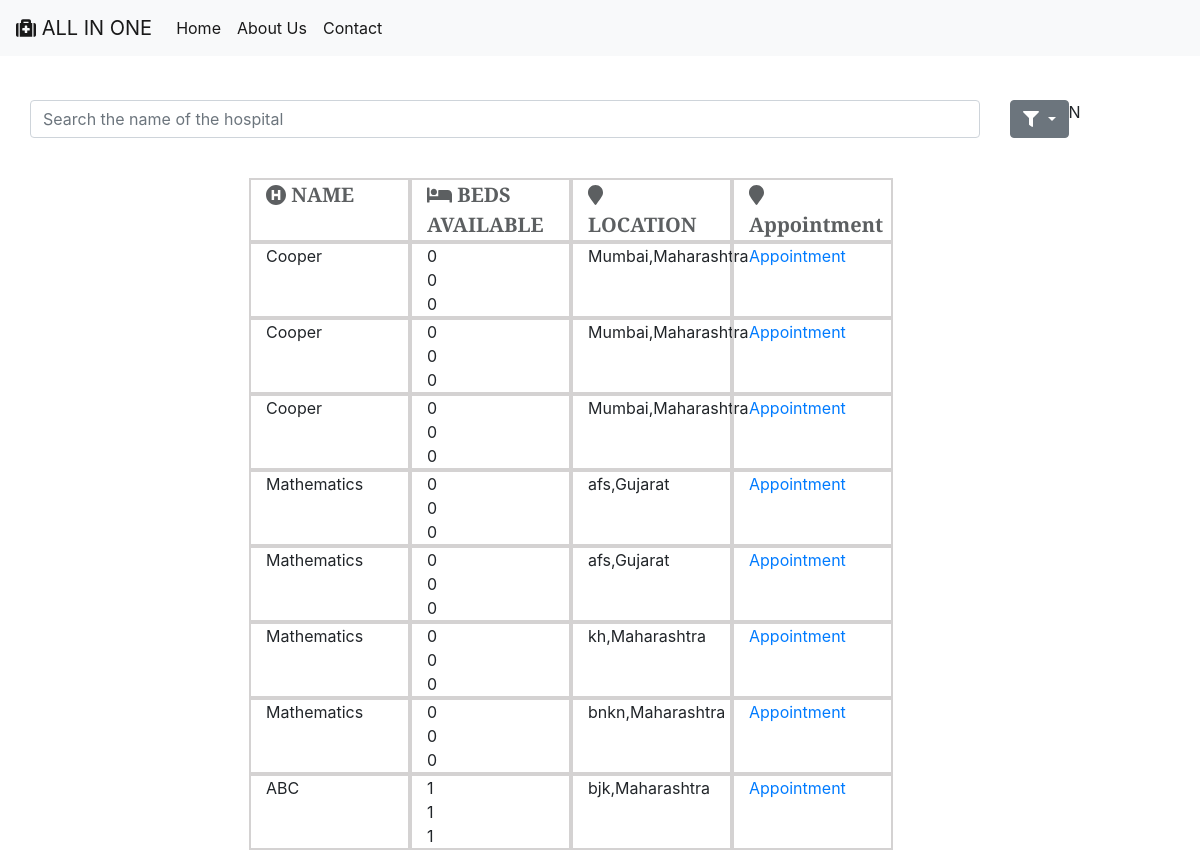
Page /Hospital/ on the earlier database version.
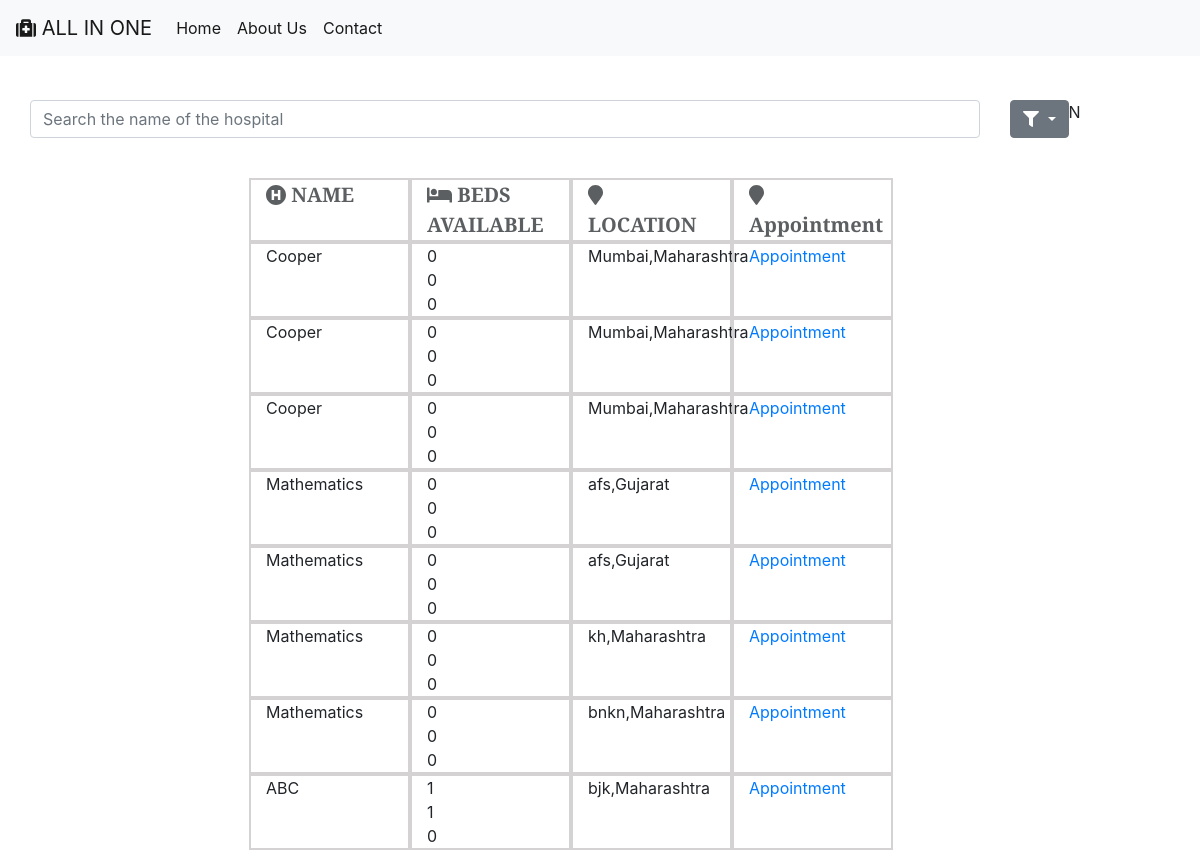
Same page on the later database version.
### Hospital/models.py (models this page shows, shortened)
class Hospital(models.Model):
    name = models.CharField(max_length=100)
    Address1 = models.CharField(max_length=250)
    Address2 = models.CharField(max_length=250)
    city = models.CharField(max_length=50)
    state = models.CharField(max_length=50)
    zip_code = models.IntegerField()
    no_of_beds_available = models.IntegerField(default=0)
    total_beds = models.IntegerField(default=0)
    type1 = models.IntegerField(default=0)
    type2 = models.IntegerField(default=0)
    type3 = models.IntegerField(default=0)
    objects = models.Manager()

### Hospital/views.py (the view, shortened to what this page needs)
# urls.py: path(r'Hospital/', views.list_hospital, name='list_hospital'),
@csrf_exempt
def list_hospital(request):
    query_set = Hospital.objects.all()
    q = request.GET.get("filter")
    return render(request, "Hospital/list_hospital.html", {'query_set': query_set})

### templates/Hospital/list_hospital.html (shortened to what this page needs)
<!DOCTYPE html>
<html>
<head>
    {% load static from staticfiles %}
    <link rel="stylesheet" type="text/css" href="{% static 'css/list_hospital.css'%}">
	<link rel="stylesheet" type="text/css" href="https://maxcdn.bootstrapcdn.com/bootstrap/4.0.0/css/bootstrap.min.css">
</head>
<body>
<nav class="navbar navbar-expand-lg navbar-light bg-light fixed-top">
  <a class="navbar-brand" href="#"><i class="fas fa-medkit"></i> ALL IN ONE</a>
  <div class="collapse navbar-collapse" id="navbarSupportedContent">
    <ul class="navbar-nav mr-auto">
      <li class="nav-item active">
        <a class="nav-link" href="#">Home <span class="sr-only">(current)</span></a>
      </li>
      <li class="nav-item active">
        <a class="nav-link" href="#">About Us <span class="sr-only">(current)</span></a>
      </li>
      <li class="nav-item active">
        <a class="nav-link" href="#">Contact <span class="sr-only">(current)</span></a>
      </li>
    </ul>
  </div>
</nav>
  <form method="GET" class="form-inline">
    <input class="form-control" name="filter" type="search" placeholder="Search the name of the hospital" style="width: 950px">
    <div class="dropdown">
  <button name="filter_by" class="btn btn-secondary dropdown-toggle" type="button" id="dropdownMenuButton" data-toggle="dropdown" aria-haspopup="true" aria-expanded="false">
    <i class="fas fa-filter"></i>
  </button>N
	</div>
	<div class="table" style="margin-left: 20%">
		<div class="row" id="heading">
			<div class="col-xl-2 col-lg-2 col-md-2 col-sm-2"><strong><i class="fas fa-hospital-symbol"></i> NAME</strong></div>
			<div class="col-xl-2 col-lg-2 col-md-2 col-sm-2"><strong><i class="fas fa-bed"></i> BEDS AVAILABLE</strong></div>
			<div class="col-xl-2 col-lg-2 col-md-2 col-sm-2"><strong><i class="fas fa-map-marker"></i> LOCATION</strong></div>
            <div class="col-xl-2 col-lg-2 col-md-2 col-sm-2"><strong><i class="fas fa-map-marker"></i>Appointment</strong></div>
		</div>
        {% for query in query_set %}
		<div class="row">
			<div class="col-xl-2 col-lg-2 col-md-2 col-sm-2">{{query.name}}</div>
			<div class="col-xl-2 col-lg-2 col-md-2 col-sm-2">
				<div class="row">
					<div class="col-xl-12 col-lg-12 col-md-12 col-sm-12">{{query.type1}}</div>
					<div class="col-xl-12 col-lg-12 col-md-12 col-sm-12">{{query.type2}}</div>
					<div class="col-xl-12 col-lg-12 col-md-12 col-sm-12">{{query.type3}}</div>
				</div>
			</div>
			<div class="col-xl-2 col-lg-2 col-md-2 col-sm-2">{{query.city}},{{query.state}}</div>
            <div class="col-xl-2 col-lg-2 col-md-2 col-sm-2"><a href="{% url 'Hospital:appointment' query.name %}">Appointment</a></div>
		</div>
        {% endfor %}
	</div>
  </form>
</body>
</html>

Differences in the rows shown:
changed Hospital "ABC": type3 "1" → "0"
